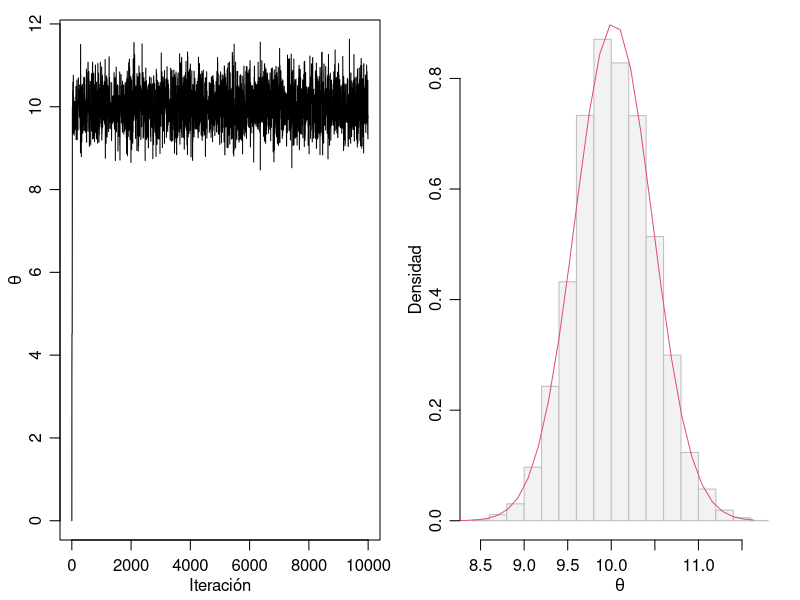
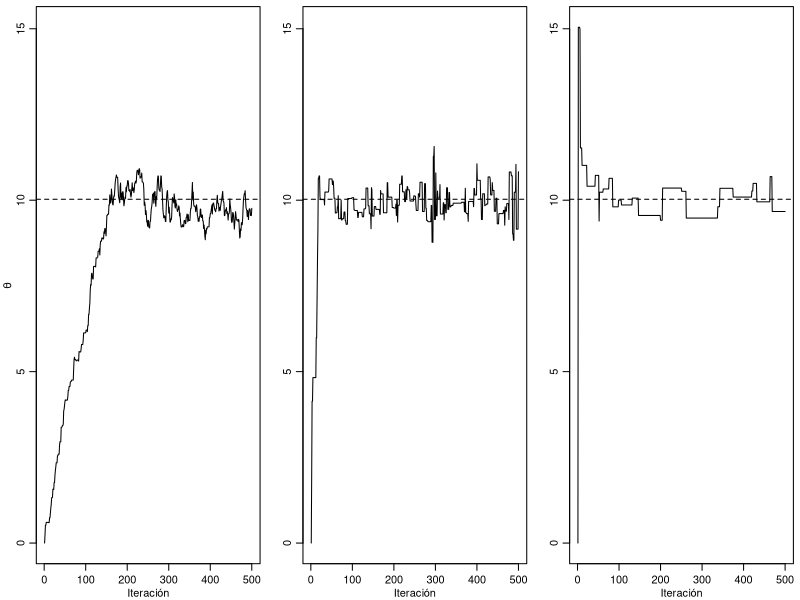

The R source for these figures, in order: (Note: this script raises an error after producing the figures.)
## ---- chunk 1
knitr::opts_chunk$set(echo = TRUE)
## ---- chunk 2
# MODELO (sigma^2 conocido)
# 1.  y_i | theta ~ Normal(theta, sigma^2)
# 2.  theta ~ Normal(mu, tau^2)
# 3.  sigma^2 = 1
# simular datos
n  <- 5
s2 <- 1 
set.seed(1)
y  <- round(rnorm(n = n, mean = 10, sd = 1), 2)
# previa
t2 <- 10 
mu <- 5
# posterior
mu.n <- (mu/t2 + mean(y)*n/s2)/(1/t2 + n/s2) 
t2.n <- 1/(1/t2 + n/s2)
# Metropolis
theta <- 0      # valor inicial
delta <- 1.75   # parametro de ajuste
S     <- 10000  # numero de muestras
THETA <- NULL   # almacenamiento
# cadena
set.seed(1)
for (s in 1:S) {
  # 1. propuesta
  theta.star <- rnorm(1,theta,sqrt(delta))
  # 2. tasa de aceptacion
  log.r <- (sum(dnorm(y, theta.star, sqrt(s2), log = T)) + dnorm(theta.star, mu, sqrt(t2), log = T)) - (sum(dnorm(y, theta, sqrt(s2), log = T)) + dnorm(theta, mu, sqrt(t2), log = T)) 
  # 3. actualizar
  if (runif(1) < exp(log.r)) { 
    theta <- theta.star 
  } 
  # 4. almacenar
  THETA <- c(THETA, theta)
}
######## fin MCMC
## ---- chunk 3
# grafico
par(mfrow = c(1,2), mar = c(3,3,1,1),mgp = c(1.75,.75,0))
# cadena
plot(x = 1:S, y = THETA, type="l", xlab = "Iteración", ylab = expression(theta))
# histograma metropolis y posterior analitica
# se omiten las primeras 50 observaciones (periodo de calentamiento)
hist(x = THETA[-(1:50)], prob = T, main = "", xlab = expression(theta), ylab = "Densidad", col = "gray95", border = "gray")
th <- seq(min(THETA), max(THETA),length = 100)
lines(th, dnorm(th, mu.n, sqrt(t2.n)), col = 2, lty = 1, lwd = 1)
## ---- chunk 4
ACR    <- NULL  # tasa de aceptaciones
ACF    <- NULL  # autocorrelaciones
THETAA <- NULL  # muestras
for(delta2 in 2^c(-5,-1,1,5,7) ) {
  # parametros iniciales
  THETA <- NULL
  S     <- 10000
  theta <- 0
  acs   <- 0  # tasa de aceptacion
  # cadena
  set.seed(1)
  for(s in 1:S) {
    # 1. propuesta
    theta.star<-rnorm(1,theta,sqrt(delta2))
    # 2. tasa de aceptacion
    log.r <- (sum(dnorm(y, theta.star, sqrt(s2), log = T)) + dnorm(theta.star, mu, sqrt(t2), log = T)) - (sum(dnorm(y, theta, sqrt(s2), log = T)) + dnorm(theta, mu, sqrt(t2), log = T)) 
    # 3. actualizar
    if(runif(1) < exp(log.r)) { 
      theta <- theta.star 
      acs   <- acs + 1 
    }
    # 4. almacenar
    THETA <- c(THETA, theta) 
  }
  # fin MCMC
  # almacenar valores de todos los casos (delta2)
  ACR    <- c(ACR, acs/s) 
  ACF    <- c(ACF, acf(THETA,plot=FALSE)$acf[2])
  THETAA <- cbind(THETAA, THETA)
}
## ---- chunk 5
# graficos
par(mfrow=c(1,3),mar=c(2.75,2.75,.5,.5),mgp=c(1.7,.7,0))
laby <- c(expression(theta),"","","","")
for (k in c(1,3,5)) {
  plot(x = THETAA[1:500,k], type = "l", xlab = "Iteración", ylab = laby[k], ylim = range(THETAA))
  abline(h = mu.n, lty = 2)
}
## ---- chunk 6
# tasas de aceptacion
round(ACR, 3)
# autocorrelaciones
round(ACF ,3)
# tamaños efectivos de muestra
round(coda::effectiveSize(THETAA), 3)
## ---- chunk 7
knitr::include_graphics("sparrow.jpg")
## ---- chunk 8
#-------------------------------------------------------------------------------
# Descripcion: 
# Actividades de reproduccion de gorriones en funcion de la edad (Arcese et al, 1992).
# n = 52 gorriones hembras.
# "age"     : edad.
# "fledged" : numero de crias.
#-------------------------------------------------------------------------------

############
### data ###
############
spfage <- structure(c(3, 1, 1, 2, 0, 0, 6, 3, 4, 2, 1, 6, 2, 3, 3, 4, 7, 2, 2, 1, 
                      1, 3, 5, 5, 0, 2, 1, 2, 6, 6, 2, 2, 0, 2, 4, 1, 2, 5, 1, 2, 
                      1, 0, 0, 2, 4, 2, 2, 2, 2, 0, 3, 2, 1, 1, 1, 1, 1, 1, 1, 1, 
                      1, 1, 1, 1, 1, 1, 1, 1, 1, 1, 1, 1, 1, 1, 1, 1, 1, 1, 1, 1, 
                      1, 1, 1, 1, 1, 1, 1, 1, 1, 1, 1, 1, 1, 1, 1, 1, 1, 1, 1, 1, 
                      1, 1, 1, 1, 3, 3, 1, 1, 1, 1, 1, 1, 1, 1, 2, 2, 2, 2, 2, 2, 
                      2, 2, 2, 5, 5, 4, 4, 4, 4, 4, 4, 4, 4, 4, 4, 4, 4, 5, 4, 4, 
                      4, 4, 5, 5, 5, 5, 3, 3, 3, 3, 3, 3, 3, 6, 1, 1, 9, 9, 1, 1, 
                      1, 1, 1, 1, 1, 1, 4, 4, 4, 4, 4, 4, 4, 4, 4, 25, 25, 16, 16, 
                      16, 16, 16, 16, 16, 16, 16, 16, 16, 16, 25, 16, 16, 16, 16, 
                      25, 25, 25, 25, 9, 9, 9, 9, 9, 9, 9, 36, 1, 1), 
                    .Dim = c(52L, 4L), 
                    .Dimnames = list(NULL, c("fledged", "intercept", "age", "age2")))
spfage <- as.data.frame(spfage)
# diseño
spf  <- spfage$fledged  # y  = variable dependiente (respuesta)
age  <- spfage$age      # x1 = variable independiente 1
age2 <- age^2           # x2 = variable independiente 2
## ---- chunk 9
############################
### analisis descriptivo ###
############################
par(mar=c(3,3,1,1),mgp=c(1.75,.75,0))
plot(spf~as.factor(age), range=0, xlab="Edad (años)", ylab="No. Crias", col="gray", border="lightgray")
## ---- chunk 10
# GLM (frecuentista)
summary(glm(spf~age+age2,family="poisson"))
## ---- chunk 11
###################
### Monte Carlo ###
###################
y <- spf                                # variable respuesta
X <- cbind(rep(1,length(y)),age,age^2)  # matriz de diseño
n <- length(y)                          # tamaño de la muestrsa
p <- dim(X)[2]                          # numero de predictores
# previa
pmn.beta <- rep(0,  p)  # beta0 = 0
psd.beta <- rep(10, p)  # Sigma0 = 10*I
# log: funcion de enlace 
# y + 1/2 evitar problemas en la frontera con 0
var.prop <- var(log(y + 1)) * solve(t(X)%*%X) # matriz de varianza propuesta
beta <- rep(0,p) # valor inicial beta
######## algoritmo de metropolis
S    <- 50000
BETA <- matrix(data = NA, nrow = S, ncol = p)
ac   <- 0
ncat <- floor(S/10)
######## functiones auxiliares
rmvnorm <- function(n,mu,Sigma) 
{
  p<-length(mu)
  res<-matrix(0,nrow=n,ncol=p)
  if( n>0 & p>0 ) {
    E<-matrix(rnorm(n*p),n,p)
    res<-t(  t(E%*%chol(Sigma)) +c(mu))
  }
  res
}
######## cadena
set.seed(1)
for(s in 1:S) {
  # 1. propuesta
  beta.p <- t(rmvnorm(1, beta, var.prop))
  # 2. tasa de aceptacion
  lhr <- sum(dpois(x = y, lambda = exp(X%*%beta.p), log = T)) - sum(dpois(x = y, lambda = exp(X%*%beta),log = T)) + sum(dnorm(x = beta.p, mean = pmn.beta, sd = psd.beta, log = T)) - sum(dnorm(x = beta, mean = pmn.beta, sd = psd.beta, log = T))
  # 3. actualizar
  if (runif(1) < exp(lhr)) { 
    beta <- beta.p 
    ac   <- ac + 1 
  }
  # 4. almacenar
  BETA[s,] <- beta
  # 5. Progreso
  if (s%%ncat == 0) cat(100*round(s/S, 1), "% completed ... \n", sep = "" )
}
######### fin mcmc
## ---- chunk 12
# tasa de aceptacion
round(100*ac/S, 1)
# diagnosticos
round(apply(X = BETA, MARGIN = 2, FUN = coda::effectiveSize), 1)
## ---- chunk 13
# grafico diagnostico
blabs <- c(expression(beta[1]),expression(beta[2]),expression(beta[3]))  # etiquetas
thin  <- seq(from = 10, to = S, by = 10)  # muestreo sistematico 
par(mfrow = c(1,3), mar = c(2.75,2.75,.5,.5), mgp = c(1.7,.7,0))
j <- 3
plot(x = thin, y = BETA[thin,j], type = "l", xlab = "Iteración", ylab = blabs[j])
acf (x = BETA[thin,j], xlab = "lag/10")
acf (x = BETA[,j], xlab = "lag")
## ---- chunk 14
par(mfrow=c(1,3), mar=c(2.75,2.75,.5,.5),mgp=c(1.7,.7,0))
plot(density(BETA[,2]), type="l", main="",
     xlab=expression(beta[2]),
     ylab=expression(paste(italic("p("),beta[2],"|",italic("y)"),sep="") ) ,
     lwd=1,lty=1,col="black")
plot(density(BETA[,3]), type="l", main="",
     xlab=expression(beta[3]),
     ylab=expression(paste(italic("p("),beta[3],"|",italic("y)"),sep="") ),
     lwd=1,col="black",lty=1)
Xs       <- cbind(rep(1,6),1:6,(1:6)^2) 
eXB.post <- exp(t(Xs%*%t(BETA )) )
qE       <- apply( eXB.post,2,quantile,probs=c(.025,.5,.975))
plot(c(1,6),range(c(0,qE)),type="n",xlab="Edad (años)", ylab="No. Crias")
lines(x = qE[1,], col = 4, lwd = 1 )
lines(x = qE[2,], col = 1, lwd = 2 )
lines(x = qE[3,], col = 4, lwd = 1 )
## ---- chunk 15
round(quantile(BETA[,2], c(.025, .975)), 3)
round(quantile(BETA[,3], c(.025, .975)), 3)
round(mean(BETA[,2] > 0), 3)
round(mean(BETA[,3] > 0), 3)
